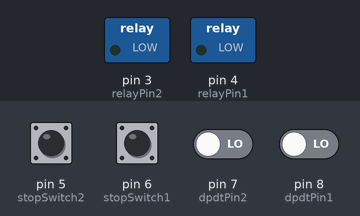
A sketch run on a simulated Arduino Uno, built with avr-gcc and run on an emulated ATmega328P. Parts: switched loads named in the sketch (green lamp = pin HIGH). The test bench sets the inputs (shaded band); at power-on: pin 5 (stopSwitch2), pin 6 (stopSwitch1), pin 7 (dpdtPin2), pin 8 (dpdtPin1) LOW.

Above: at 1.2 s.
1.3 s: pin 7 (dpdtPin2) driven HIGH
At 1.8 s:
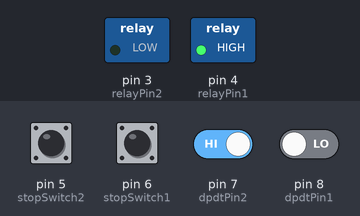
2.8 s: pin 5 (stopSwitch2) pulled HIGH for 0.15 s
At 2.97 s:
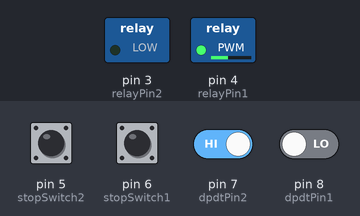
4.5 s: pin 5 (stopSwitch2) pulled HIGH for 1 s
At 5.3 s:
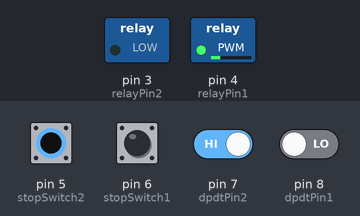
Timing chart, 0 to 7.5 s (numbered marks = the images above; inputs shaded):
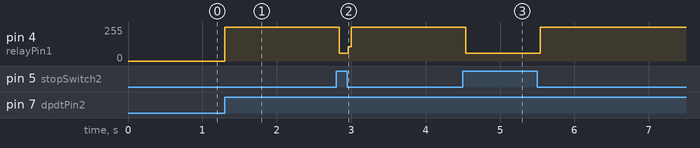

The sketch:

sketch_may30b.ino
```cpp
int dpdtPin1=8;
int dpdtPin2=7;
int stopSwitch1=6;
int stopSwitch2=5;
int relayPin1=4;
int relayPin2=3;

int a,b,c,d,e,f;

void setup()
{
  pinMode(dpdtPin1,INPUT);
  pinMode(dpdtPin2,INPUT);
  pinMode(stopSwitch1,INPUT);
  pinMode(stopSwitch2,INPUT);
  pinMode(relayPin1,OUTPUT);
  pinMode(relayPin2,OUTPUT);
}

void loop()
{
  int a=digitalRead(dpdtPin1);
  int b=digitalRead(dpdtPin2);
  int c=digitalRead(stopSwitch1);
  int d=digitalRead(stopSwitch2);

  if(a==HIGH)
{
  digitalWrite(relayPin1,HIGH);
  digitalWrite(relayPin2,LOW);

  if(c==HIGH)
  {
  digitalWrite(relayPin1,LOW);
  digitalWrite(relayPin2,LOW);
  }
}
  if(b==HIGH)
  {
    digitalWrite(relayPin1,HIGH);
    digitalWrite(relayPin2,LOW);

  if(d==HIGH)
  {
    digitalWrite(relayPin1,LOW);
    digitalWrite(relayPin2,LOW);
  }
 }
}
```

Measured:
- after the input at 1.3 s, pin 4 (relayPin1): 0/255 → 255/255 at once
- after the input at 2.8 s, pin 4 (relayPin1): 255/255 → 58/255 at once, → 255/255 0.12 s later
- after the input at 4.5 s, pin 4 (relayPin1): 255/255 → 58/255 at once, → 255/255 1.0 s later
